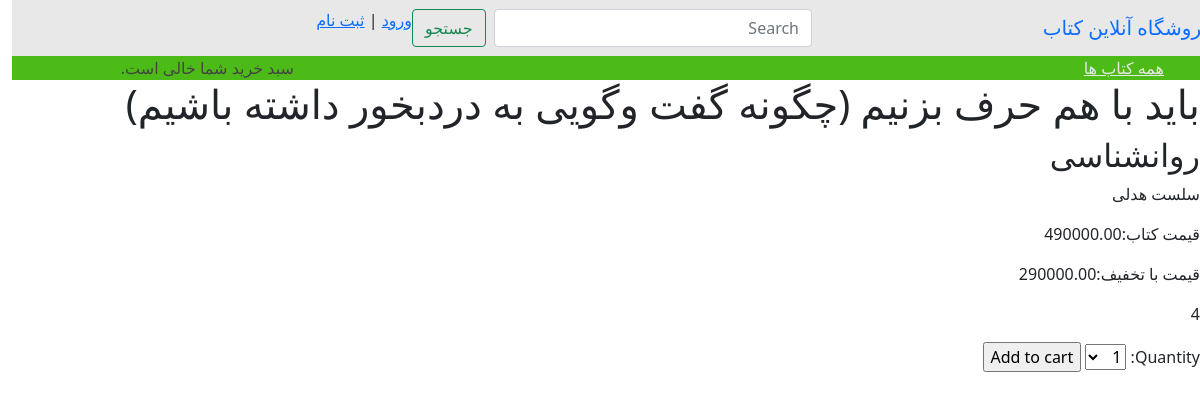
/3/bd-b-hm-hrf-bznm-onh-ft-oo-bh-drdbkhor-dshth-bshm/, run on the app's committed database.
### book/models.py (models this page shows, shortened)
class Book(models.Model):
    category = models.ManyToManyField(Category, verbose_name='دسته', related_name='books')
    title = models.CharField(verbose_name='عنوان کتاب', max_length=200, db_index=True)
    author = models.CharField(verbose_name='نویسنده', max_length=100)
    slug = models.SlugField(max_length=200, db_index=True)
    price = models.DecimalField(verbose_name='قیمت کتاب', max_digits=10, decimal_places=2)
    cash_off = models.ForeignKey('order.CashOff', verbose_name='تخفیف نقدی',
                                 on_delete=models.DO_NOTHING, blank=True, null=True
                                 )
    percent_off = models.ForeignKey('order.PercentageOff', verbose_name='تخفیف درصدی',
                                    on_delete=models.DO_NOTHING, blank=True, null=True
                                    )
    quantity = models.IntegerField(verbose_name='موجودی انبار')
    available = models.BooleanField(verbose_name='موجود در انبار', default=True)
    created_by = models.ForeignKey(CustomUser, verbose_name='ایجاد کننده', on_delete=models.CASCADE)
    create_time = models.DateTimeField(verbose_name='تاریخ ایجاد', auto_now_add=True)
    update_time = models.DateTimeField(verbose_name='تاریخ بروزرسانی', auto_now=True)
    class Meta:
        verbose_name_plural = 'کتاب ها'
        ordering = ('title',)
        index_together = (('id', 'slug'),)
    def list_category(self):
        return self.category.all()
    @property
    def how_much_percent_off(self):
        if self.percent_off is not None:
            return (self.percent_off.value / 100) * float(self.price)
        return 0
    @property
    def final_price(self):
        if self.cash_off:
            return self.price - (self.cash_off.value + self.how_much_percent_off)
        return float(self.price) - self.how_much_percent_off

class Category(models.Model):
    name = models.CharField(verbose_name='دسته', max_length=200, db_index=True)
    slug = models.SlugField(max_length=200, unique=True)
    created_by = models.ForeignKey(get_user_model(), verbose_name='ایجاد کننده', on_delete=models.CASCADE)
    create_time = models.DateTimeField(verbose_name='تاریخ ایجاد', auto_now_add=True)
    update_time = models.DateTimeField(verbose_name='تاریخ بروزرسانی', auto_now=True)
    class Meta:
        verbose_name_plural = 'گروه ها'
        ordering = ('name',)
    def __str__(self):
        return self.name

### order/models.py (models this page shows, shortened)
class CashOff(models.Model):
    name = models.CharField(verbose_name='نوع تخفیف', max_length=50)
    value = models.DecimalField(verbose_name='مقدار تخیف', max_digits=10, decimal_places=2)
    created_by = models.ForeignKey(get_user_model(), verbose_name='ایجاد کننده', on_delete=models.CASCADE,)
    created_time = models.DateTimeField(verbose_name='تاریخ ایجاد', auto_now_add=True)
    expired_time = models.DateTimeField(verbose_name='تاریخ انقضا')
    active = models.BooleanField(verbose_name='وضعیت اعتبار', default=False)
    class Meta:
        verbose_name_plural = 'تخفیف های نقدی'
        """
        براساس زمان انقضا مرتب می شوند
        """
        ordering = ['expired_time']

### book/views.py (the view)
# urls.py: path('<int:id>/<slug:slug>/', book_detail, name='book_detail'),
def book_detail(request, id, slug):
    book = get_object_or_404(Book, id=id, slug=slug, available=True)
    cart_book_form = CartAddBookForm
    return render(request,
                  'book/book_detail.html',
                  {'book': book, 'cart_book_form': cart_book_form}
                  )

### cart/cart.py (called while the page is built)
    def __len__(self):
        return sum(item['quantity'] for item in self.cart.values())

### cart/context_processors.py (called while the page is built)
def cart(request):
    return {'cart': Cart(request)}

### book/templates/book/book_detail.html (shortened to what this page needs)
{% extends "base.html" %}
{% load static %}
{% block content %}
    <div class="product-detail">
        <h1>{{ book.title }}</h1>
        <h2>
            <div>
                {% for ctg in book.list_category%}
                    {{ ctg }}
                {% endfor %}
            </div>
        </h2>
        <p>
            {{ book.author }}
        </p>
        <p class="price">قیمت کتاب:{{ book.price }}</p>
        <p class="price">قیمت با تخفیف:{{ book.final_price}}</p>
        <p>
        </p>
        <form action="{% url "cart:cart_add" book.id %}" method="post">
            {{ cart_book_form }}
            <input type="submit" value="Add to cart">
        </form>
    </div>
{% endblock content%}

### data on the page
Book: title "باید با هم حرف بزنیم (چگونه گفت وگویی به دردبخور داشته باشیم)", author "سلست هدلی", price "490000.00", final_price "290000.00"
Category: name "روانشناسی"
